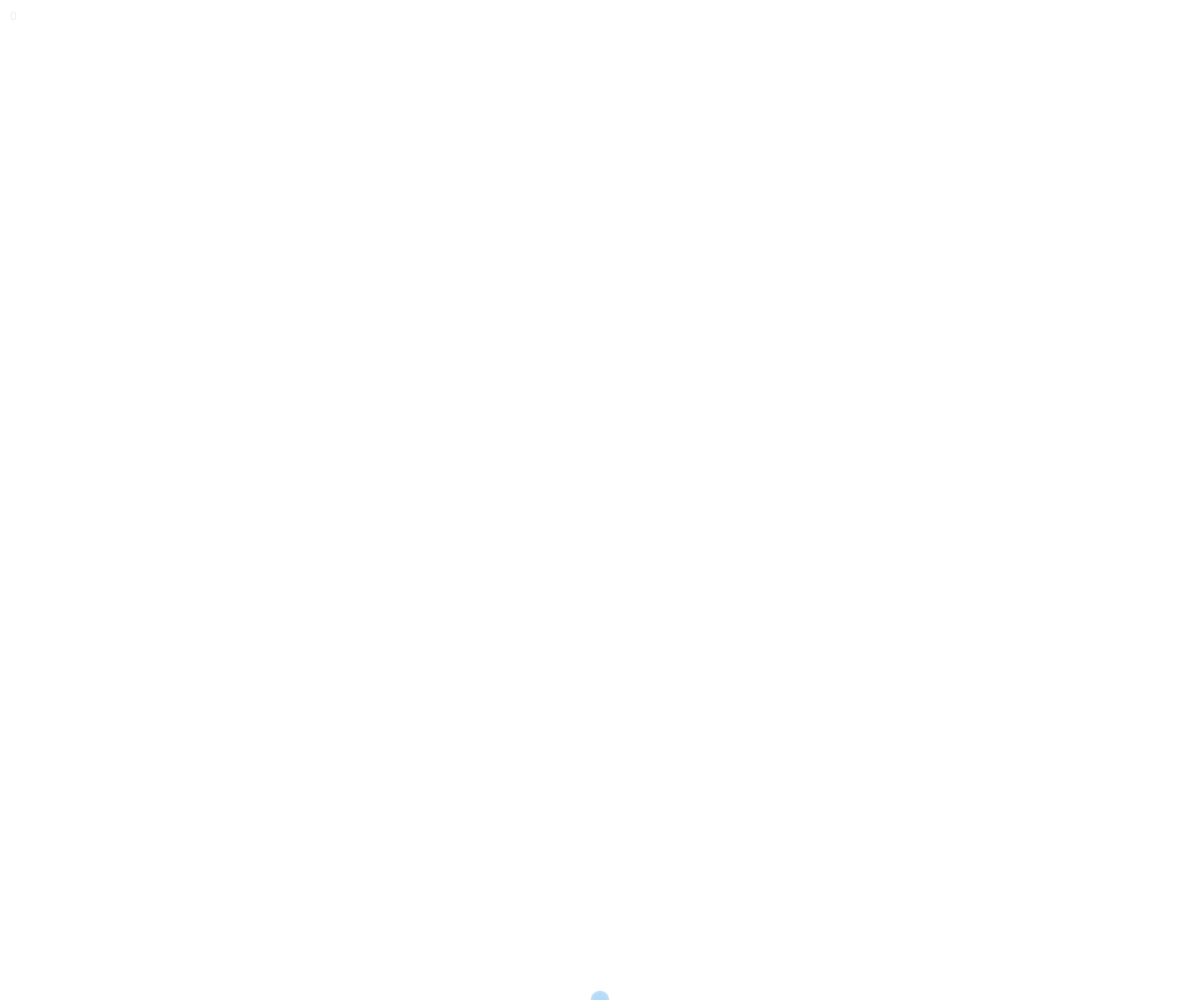
Frame 1 (no input)
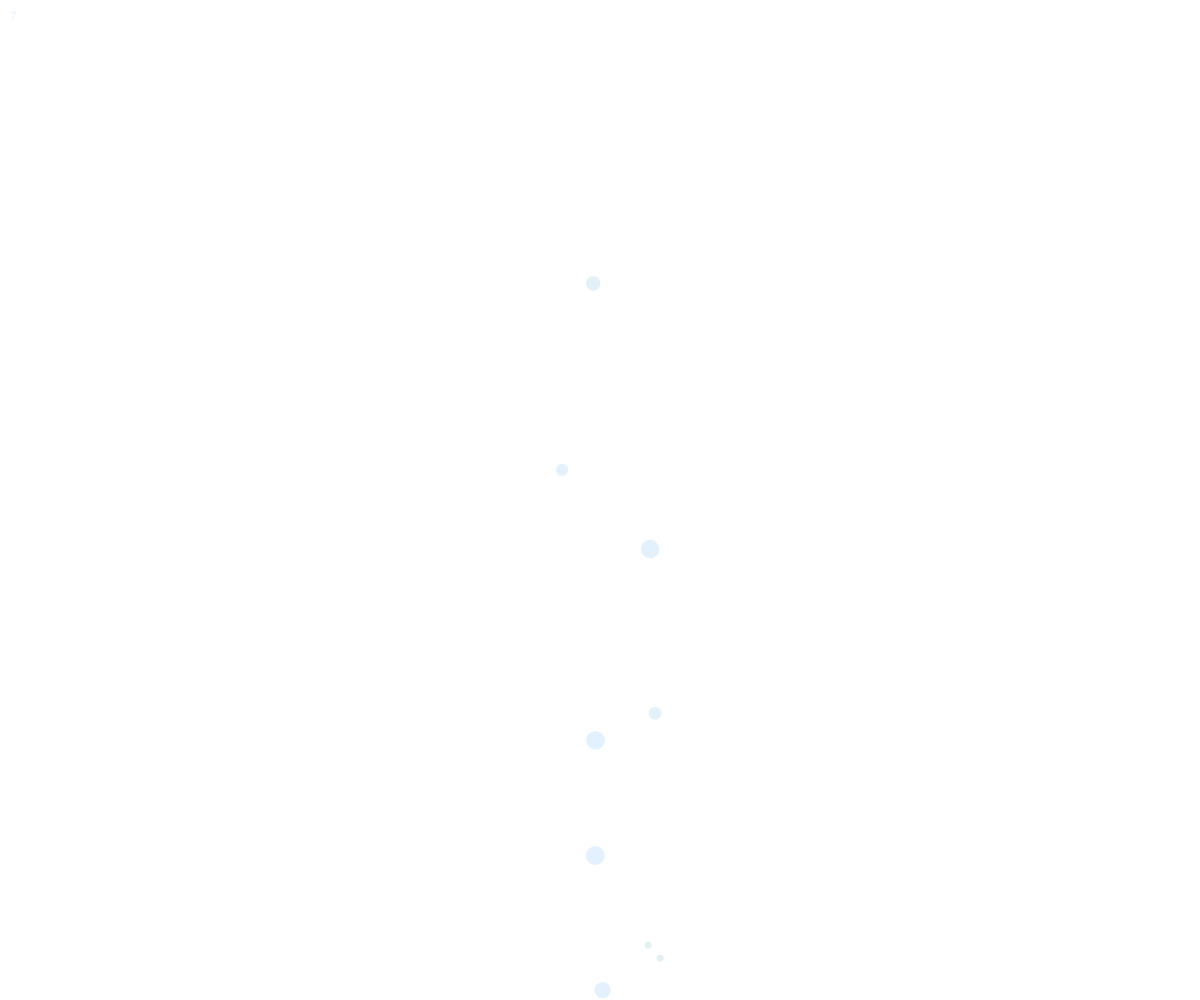
Frame 60 (no input)
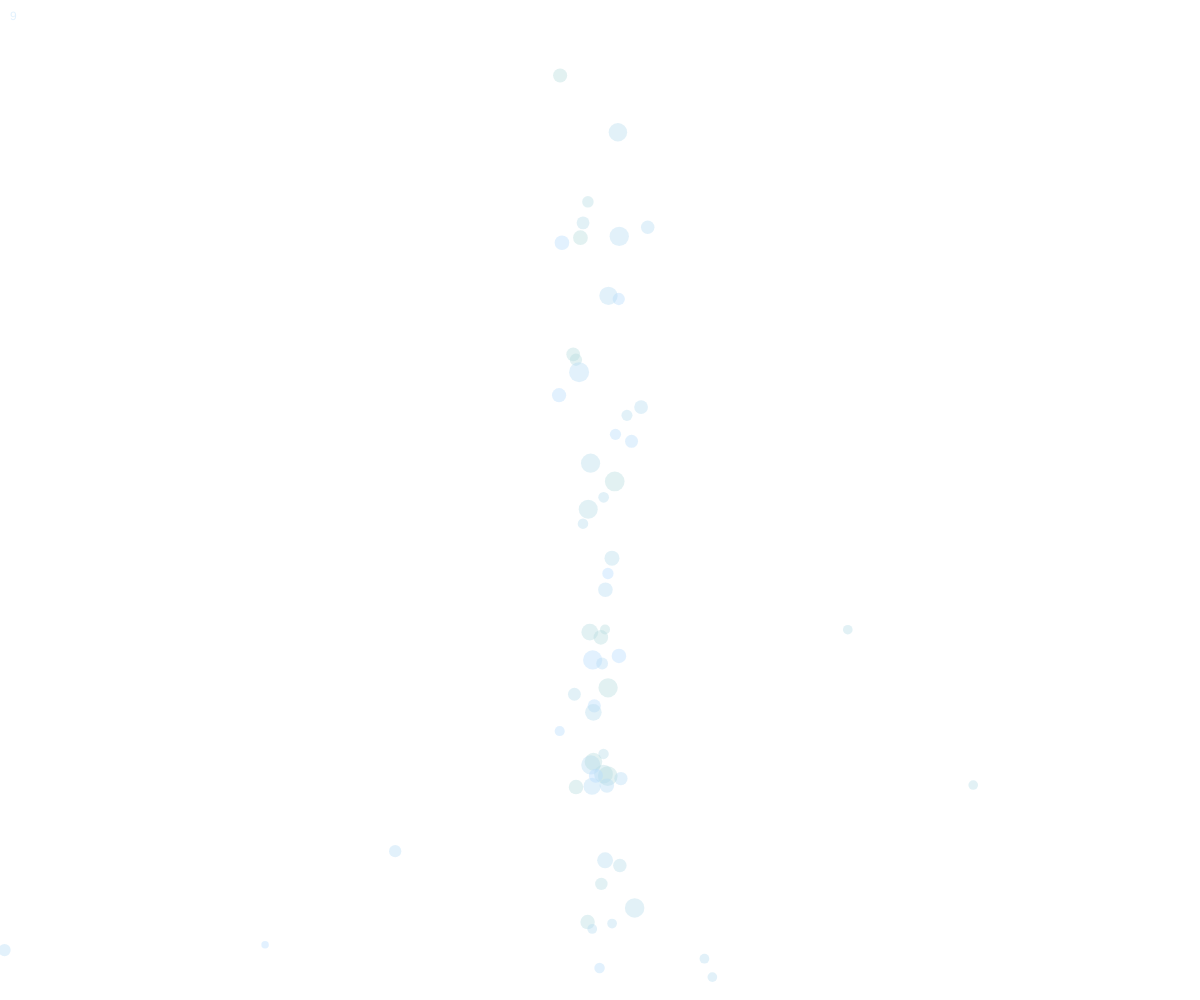
Frame 120 (the mouse pressed at the canvas centre since frame 60)

The p5.js sketch that drew these frames (run headless with seeded random() and noise() and a simulated clock; from frame 60 on, the mouse is pressed at the canvas centre):

// p5.js sketch
// ── sketch.js
let particles = [];
let dusts = [];
let num = 10;
let v_coef;
let colorRGB = {
  r: [180, 180],
  g: [220, 220],
  b: [220, 255],
  a: 100
};

function setup() {
  createCanvas(windowWidth, windowHeight);
  v_coef = 18*sqrt(windowHeight/712);

  for (let i = 0; i < num; i++) {
    particles.push(new Particle(width/2, height));
  }
}


function draw() {
  background(255);
  
  // particles visualization
  for (let i = 0; i < particles.length; i++) {
    particles[i].display();
    particles[i].bounce();
    particles[i].update();
    
    if ( particles[i].isGround() ) {
      // break into dust
      for (let j = 0; j < random(2,5); j++) {
        dusts.push(new SmallerPar(particles[i].getInfo()));
      }
      // disappear
      particles.splice(i,1);
    }
  }
  
  // debugging
  text(dusts.length, 10,20);
  
  // small particles (dust) visualization
  for (let i = 0; i < dusts.length; i++) {
    dusts[i].display();
    dusts[i].bounce();
    dusts[i].update();
    
    if ( dusts[i].isGround() ) {
      // disappear
      dusts.splice(i,1);
    }
  }
  
  // interactive adding balls
  if (mouseIsPressed) {
    particles.push(new Particle(mouseX, height));
  }
  
  // number control
  if (particles.length > 53) {
    particles.pop();
  }

}

// particle
class Particle {
  constructor(x, y) {
    this.size = random(10,20);
    this.pos = createVector(x, y);
    this.vel = createVector(random(-1,1), v_coef * random(-2,-1));
    this.acc = createVector(0, 0.98); //gravity
    this.color = color(random(colorRGB.r[0], colorRGB.r[1]),
    random(colorRGB.g[0], colorRGB.g[1]), 
    random(colorRGB.b[0], colorRGB.b[1]), colorRGB.a);
  }
  
  bounce() { // only for sides
    if ((this.pos.x > width-this.size/2) || (this.pos.x < this.size/2)) {
      this.vel.x = -this.vel.x;
    }
    
  }
  
  isGround() {
    return (this.pos.y > height-this.size/2);
  }
  
  update() {
    this.pos.add(this.vel);
    this.vel.add(this.acc);
    this.acc.mult(1);
  }
  
  
  display() {
    fill(this.color);
    noStroke();
    ellipse(this.pos.x, this.pos.y, this.size, this.size);
  }
  
  getInfo() {
    return {
      pos: this.pos,
      vel: this.vel, 
      sz: this.size, 
      cl: this.color
    };
  }
  
}

// subclass smaller particle
class SmallerPar extends Particle {
  constructor(info) {
    super();
    this.size = info.sz / 1.5;
    this.pos = info.pos.copy();
    
    this.theta = random(-PI, 0);
    this.vel = p5.Vector.fromAngle(this.theta, info.vel.mag() / random(1.3, 1.7))
    this.color = info.cl;
  }
  
}

function keyPressed() {
  var keyIndex = -1;
  if (key == 'p') {
    colorRGB = {
      r: [200, 255],
      g: [150, 150],
      b: [200, 200],
      a: 70
    };

  } else { 
    colorRGB = {
      r: [180, 180],
      g: [220, 220],
      b: [220, 255],
      a: 100
    };
  }
}
